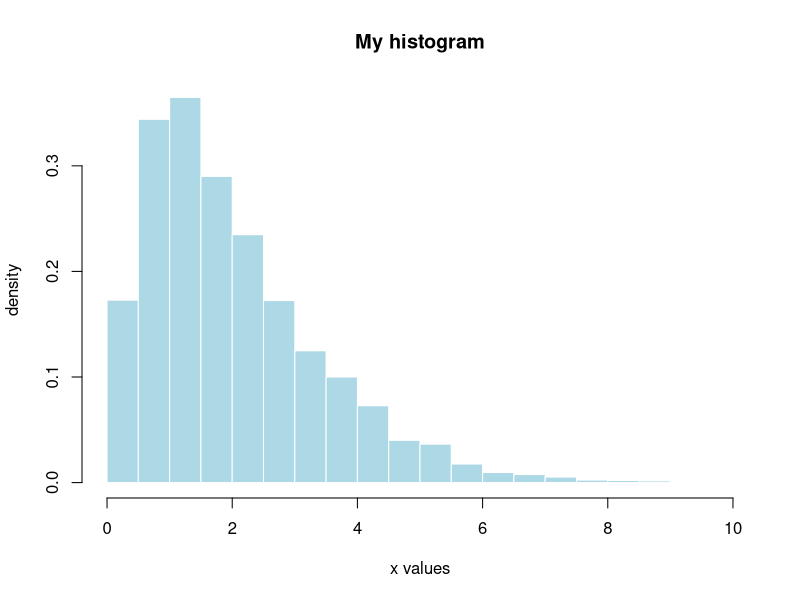
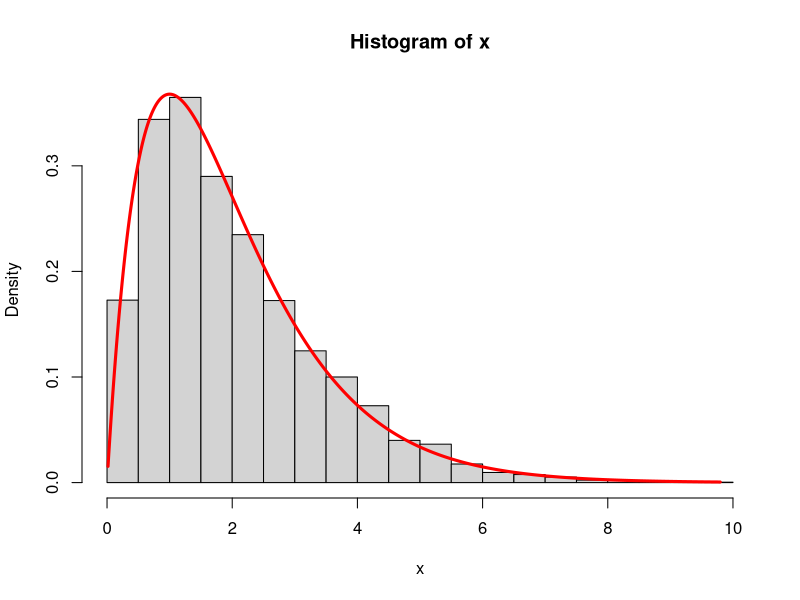

The R source for these figures, in order:
## ---- chunk 1
set.seed(1)
x <- rgamma(5000, shape = 2, rate = 1)
## ---- chunk 2
#| fig-align: center
hist(x, breaks = "Scott", freq = FALSE,
     main = "My histogram",
     xlab = "x values",
     ylab = "density", 
     col = "lightblue", 
     border = "white")
## ---- chunk 3
#| fig-align: center
hist(x, breaks = "Scott", freq = FALSE)
curve(dgamma(x, 2, 1), from = min(x), to = max(x), n = 1000, 
      col = "red", lwd = 3, add = TRUE)
